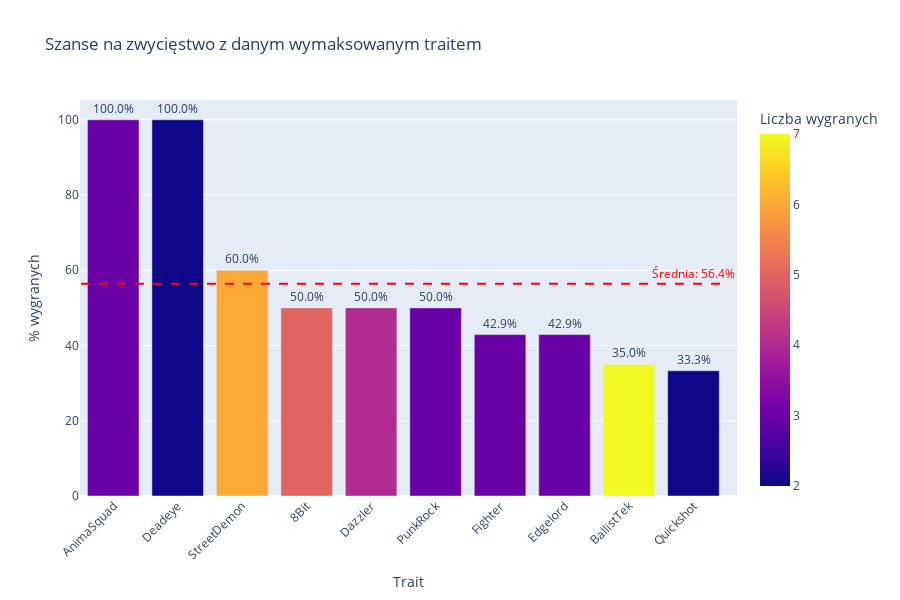

Write notebook code for a chart like this one.
### Code cell
win_rate_when_maxed = pd.DataFrame({
    'trait_name': ['AnimaSquad', 'Deadeye', 'StreetDemon', '8Bit', 'Dazzler', 'PunkRock', 'Fighter', 'Edgelord', 'BallistTek', 'Quickshot'],
    'wins_when_maxed': [3, 2, 6, 5, 4, 3, 3, 3, 7, 2],
    'total_maxed': [3, 2, 10, 10, 8, 6, 7, 7, 20, 6],
})
win_rate_when_maxed['win_percent'] = (win_rate_when_maxed['wins_when_maxed'] / win_rate_when_maxed['total_maxed'] * 100).round(1)

avg_winrate = win_rate_when_maxed['win_percent'].mean()

fig = px.bar(
    win_rate_when_maxed.sort_values(by='win_percent', ascending=False),
    x='trait_name',
    y='win_percent',
    color='wins_when_maxed',
    text='win_percent',
    labels={
        'trait_name': 'Trait',
        'win_percent': '% wygranych przy maxowaniu',
        'wins_when_maxed': 'Liczba wygranych'
    },
    title='Szanse na zwycięstwo z danym wymaksowanym traitem',
    color_continuous_scale='Plasma'
)

fig.add_shape(
    type='line',
    x0=-0.5,
    x1=len(win_rate_when_maxed)-0.5,
    y0=avg_winrate,
    y1=avg_winrate,
    line=dict(color='red', width=2, dash='dash'),
)

fig.add_annotation(
    x=len(win_rate_when_maxed)-1,
    y=avg_winrate,
    text=f"Średnia: {avg_winrate:.1f}%",
    showarrow=False,
    font=dict(color='red', size=12),
    yshift=10
)

fig.update_traces(texttemplate='%{text:.1f}%', textposition='outside')
fig.update_layout(
    xaxis_tickangle=-45,
    yaxis_title='% wygranych',
    height=600
)

fig.show()

### Figure 1 — Plotly figure (JSON) as saved in the notebook; plotly's stock layout.template omitted (floating-point values rounded to 4 significant figures)
{"data": [{"alignmentgroup": "True", "hovertemplate": "Trait=%{x}<br>% wygranych przy maxowaniu=%{text}<br>Liczba wygranych=%{marker.color}<extra></extra>", "legendgroup": "", "marker": {"color": [3, 2, 6, 5, 4, 3, 3, 3, 7, 2], "coloraxis": "coloraxis", "pattern": {"shape": ""}}, "name": "", "offsetgroup": "", "orientation": "v", "showlegend": false, "text": [100, 100, 60, 50, 50, 50, 42.9, 42.9, 35, 33.3], "textposition": "outside", "texttemplate": "%{text:.1f}%", "type": "bar", "x": ["AnimaSquad", "Deadeye", "StreetDemon", "8Bit", "Dazzler", "PunkRock", "Fighter", "Edgelord", "BallistTek", "Quickshot"], "xaxis": "x", "y": [100, 100, 60, 50, 50, 50, 42.9, 42.9, 35, 33.3], "yaxis": "y"}], "layout": {"annotations": [{"font": {"color": "red", "size": 12}, "showarrow": false, "text": "Średnia: 56.4%", "x": 9, "y": 56.41, "yshift": 10}], "barmode": "relative", "coloraxis": {"colorbar": {"title": {"text": "Liczba wygranych"}}, "colorscale": [[0, "#0d0887"], [0.1111, "#46039f"], [0.2222, "#7201a8"], [0.3333, "#9c179e"], [0.4444, "#bd3786"], [0.5556, "#d8576b"], [0.6667, "#ed7953"], [0.7778, "#fb9f3a"], [0.8889, "#fdca26"], [1, "#f0f921"]]}, "height": 600, "legend": {"tracegroupgap": 0}, "shapes": [{"line": {"color": "red", "dash": "dash", "width": 2}, "type": "line", "x0": -0.5, "x1": 9.5, "y0": 56.41, "y1": 56.41}], "title": {"text": "Szanse na zwycięstwo z danym wymaksowanym traitem"}, "xaxis": {"anchor": "y", "domain": [0, 1], "tickangle": -45, "title": {"text": "Trait"}}, "yaxis": {"anchor": "x", "domain": [0, 1], "title": {"text": "% wygranych"}}}}
